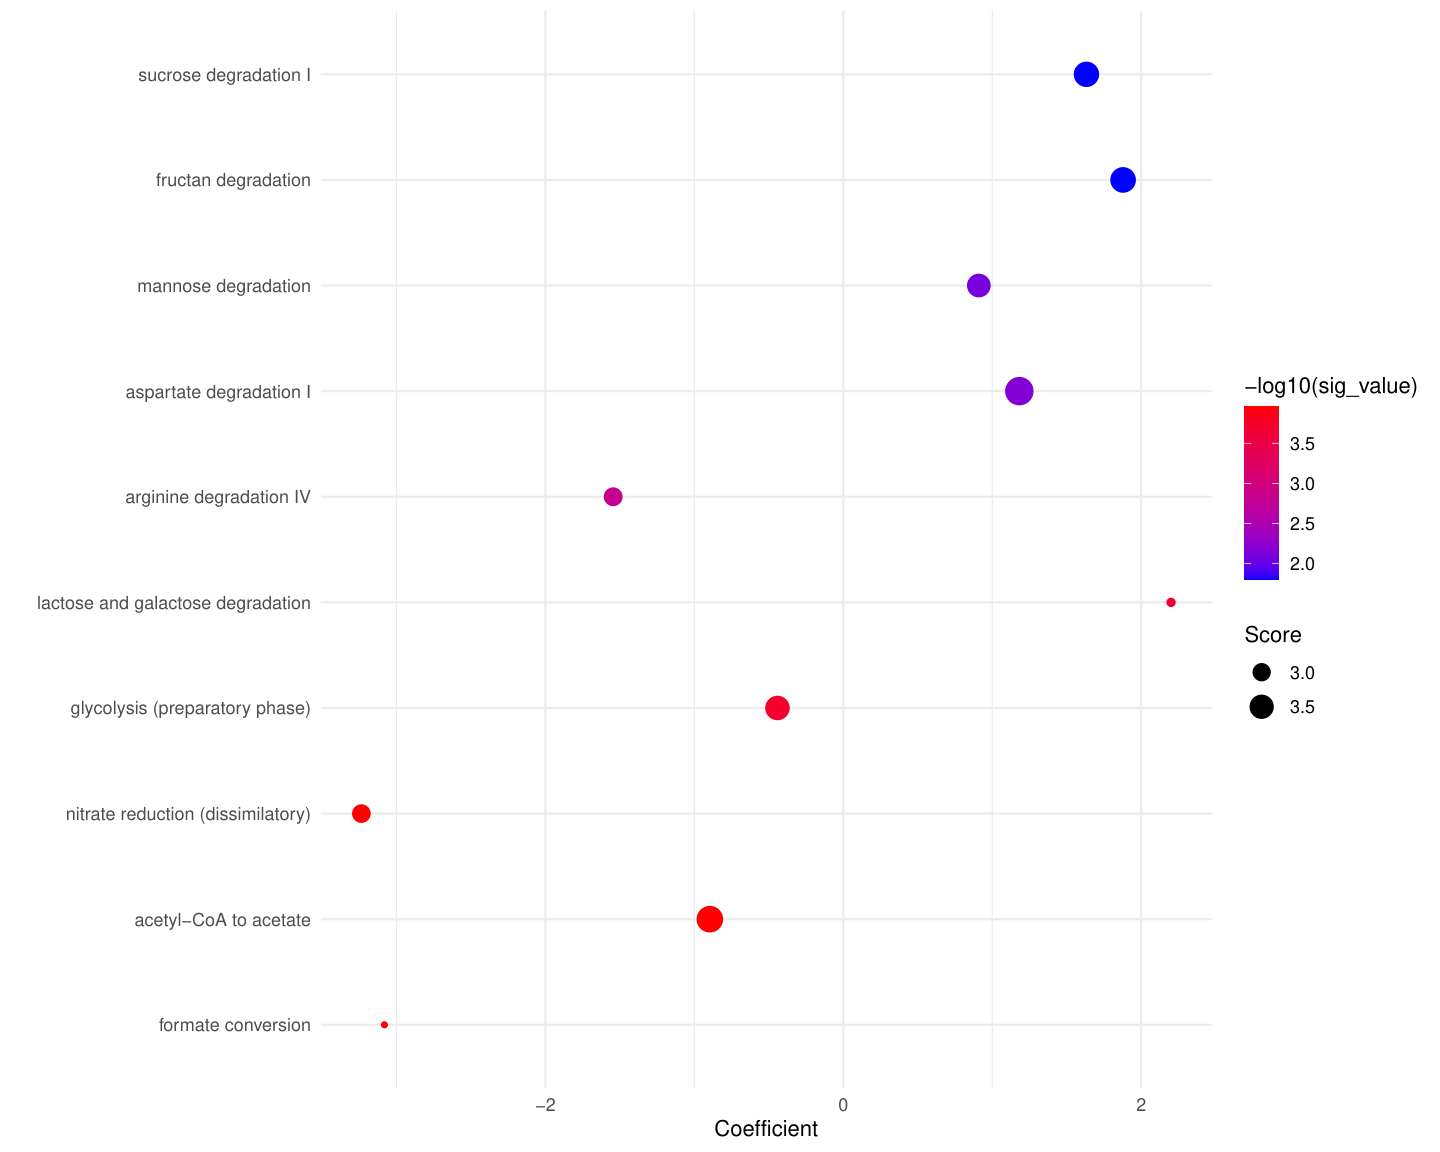

The script that drew this image:
library(Maaslin2)
library(jsonlite)
library(tidyverse)
library(pheatmap)
# library(ggrepel)
library(ggrepel)   # 用于防止标签重叠
library(lefser)
library(ggpubr)

library(ggalluvial)
library(patchwork)

library(circlize)
library(RColorBrewer)
library(ComplexHeatmap)
log <- function(...){
  cat(paste0(...),file = paste0(output_path,"/run.info"),append = T)
}

args <- commandArgs(trailingOnly = TRUE)
print(args)

params_path <- args[1]
output_path <- args[2]
if(T){
  params_path <- "params.json"
  output_path <- "output"
}

data <- fromJSON(params_path)
term_annotation <- data$gmm_annotation$path

anno <- read_tsv(term_annotation) |>
  `colnames<-`(c("term","anno"))






control <- data$control |>
  mutate(select_group= data$groups_name$control)
treatment <- data$treatment |>
  mutate(select_group= data$groups_name$treatment)

list_path <- rbind(control, treatment)

metadata <- list_path[c("sample_name","select_group")]

read_abundabce <- function(path){
  df <-  read_tsv(path,comment = "#",col_names =F)
  colnames(df) <- c("clade_name","NCBI_
                    tax_id","abundance","additional_species")
  df <- select(df,c("clade_name",all_of("abundance")))
  df
}





df_list <- apply(list_path,1, function(x){
  profile_path <- x[["GMM"]]
  sample_name <- x[["sample_name"]]
  df <- read_tsv(profile_path)|>
    select(-Coverage) |>
    `colnames<-`(c("term","abundance")) |>
    mutate(sample_name = sample_name)
  
  df
})
# read_tsv("/ssd1/wy/workspace2/nextflow_workspace/289364b1-295c-4710-833e-d68ec7c8918e/e2e9e213-8fe9-4d21-a75f-42671c865807/111b9ba1-64ad-4e47-a717-1af5b6af0e2a/output/humann/ACC1/GMM/ACC1_Abundance-RPKs.modules")

df_long <- bind_rows(df_list)

merged_df <- df_long %>%
  pivot_wider(names_from = sample_name, values_from = abundance) |>
  mutate(across(where(is.numeric), ~replace_na(., 0))) |>
  column_to_rownames("term") 

maaslin_metadata <-  column_to_rownames(metadata, "sample_name")
if("phenotype" %in% names(data) && !is.null(data$phenotype) ){
  message("存在表型信息!",paste0(data$phenotype,collapse = ", "))
  log("add phenotype: ",paste0(data$phenotype,collapse = ", "))
  pheno <- list_path[c("sample_name","select_group",data$phenotype)] 
  pheno$select_group <- factor(pheno$select_group)
  identical(pheno$sample_name,rownames(merged_df))
  
  
  maaslin_metadata <- pheno %>%
    imap(~{
      col_type <- data$metadata_form %>% filter(name == .y) %>% pull(type)
      if(length(col_type)==0) return(.x)
      if(col_type=="continuous") as.numeric(.x)
      else if(col_type=="category") as.factor(.x)
      else .x
    }) %>%
    as.data.frame() |>
    column_to_rownames("sample_name")
  
  str(pheno)
}

fit_data = Maaslin2(input_data     = t(merged_df) |> as.data.frame(), 
                    input_metadata =maaslin_metadata , 
                    plot_scatter =data$plot_scatter,
                    min_prevalence = 0,
                    normalization  = "NONE",
                    output         = ".", 
                    fixed_effects  = c("select_group"),
                    random_effects = data$phenotype,
                    reference      = c(paste0("select_group,",data$groups_name$control)))  
all_results <-fit_data$results |>
  left_join(dplyr::rename(anno, feature=term),by="feature") |>
  inner_join(rownames_to_column(merged_df,"feature"),by="feature")


title <- paste0(c(data$groups_name$treatment,data$groups_name$control),collapse = " vs ")



se <- SummarizedExperiment(
  assays = list(count=as.matrix(merged_df)),
  colData =metadata
)

set.seed(1234)
setn_ra <- relativeAb(se)
b <- assay(setn_ra)
res1 <- lefser(setn_ra, # relative abundance only with terminal nodes
               kruskal.threshold=1,
               lda.threshold=0,
               classCol = "select_group")
# dim(res1)
# dim(all_results)
df_res <-  all_results |>
  left_join(dplyr::rename(as.data.frame(res1),"feature"=features),by="feature")

df_res |>
  relocate(anno, .after  = "feature") |>
  write_tsv(file = paste0(output_path,"/",str_replace_all(title," ","_"),".tsv"))




# 转换 qval 为 -log10
sig_thresh <-  data$sig_thresh
effect_cutoff <- data$effect_cutoff
label_size <- data$label_size

all_results <- all_results %>%
  mutate(sig_value = .data[[data$sig_type]]) |>
  mutate(direction = factor(ifelse(sig_value  < sig_thresh & abs(coef) > effect_cutoff ,
                                   ifelse(coef>0,"Up","Down"),"NS"),
                            levels = c("Up","Down","NS") 
  )) 
counts <- table(all_results$direction)
labels <- c(
  Down = paste0("Down (", counts["Down"], ")"),
  NS   = paste0("NS (", counts["NS"], ")"),
  Up   = paste0("Up (", counts["Up"], ")")
)

ggplot(all_results, aes(x= coef, 
                        y = -log10(sig_value), 
                        colour=direction)) +
  geom_point(alpha=0.9, size=3.5)+
  scale_color_manual(values=c("Down" = "#3B4992FF", "NS"="#d2dae2","Up"="#EE0000FF"),  labels = labels)+
  geom_vline(xintercept=c(-effect_cutoff,effect_cutoff),lty=4,col="black",lwd=0.8) +
  geom_hline(yintercept = -log10(sig_thresh),lty=4,col="black",lwd=0.8)+
  ggtitle(paste0("volcano plot of ",title)) +
  labs(x="Effect Size (Coefficient)", y="-log10(q-value)")+
  theme_bw()+
  theme(plot.title = element_text(hjust = 0.5), 
        axis.text = element_text(color = 'black',size = 10, family = 'sans', face = 'plain'),
        axis.title = element_text(color = 'black',size = 15, family = 'sans', face = 'plain'),
        legend.position="right", 
        legend.title = element_blank()
  ) + 
  geom_text_repel(data=all_results %>% filter(direction!="NS") |> head(label_size),aes(label = anno), 
                  colour = "black", size = 4)


ggsave(filename = paste0(output_path,"/",str_replace_all(title," ","_"),".pdf"))






sig_all_results <- all_results |>
  filter(direction!="NS")



# 安装依赖
# install.packages(c("circlize", "RColorBrewer"))
# library(circlize)
# library(RColorBrewer)
# library(ComplexHeatmap)
# 
# # 模拟示例数据
# data <- data.frame(
#   pathway = c("Propionate synthesis III", "DOPAC synthesis", "Acetate degradation",
#               "Acetate synthesis II", "Butyrate synthesis II", "CH3 ATP trans",
#               "Acetate synthesis III", "Propionate synthesis II"),
#   gene = c("MGB055", "MGB024", "MGB531", "MGB041", "MGB035", "MGB079", "MGB045", "MGB054"),
#   coef = c(2.0, -1.5, 1.2, 0.8, -2.0, 1.0, 0.5, -1.0),
#   pvalue = c(0.001, 0.05, 0.01, 0.02, 0.0005, 0.04, 0.00005, 0.03)
# )
# data <- sig_all_results
circos_bar <- function(data){
  data$logp <- -log10(data$sig_value)
  
  # 调色板
  # coef_colors <- colorRampPalette(c("#377EB8", "white", "#E41A1C"))(100)  # 蓝-白-红
  # pval_colors <- colorRampPalette(c("red","white", "#4DAF4A"))(100)             # 白-绿渐变
  # coef_palette <- colorRampPalette(brewer.pal(11, "RdBu"))(3)  # 蓝-白-红
  # pval_palette <- colorRampPalette(brewer.pal(9, "YlGn"))(3)    # 黄-绿渐变
  coef_palette <- c("#5e81ac", "#d8dee9", "#bf616a")  # 蓝-灰-红
  
  # pvalue: 小 p 值浅灰，显著 p 值深绿色
  pval_palette <- c("#eceff4", "#a3be8c", "#4c566a")  # 浅灰-中绿-深灰
  
  p_col_fun <- colorRamp2(seq(min(data$logp), max(data$logp), length.out = length(pval_palette)), pval_palette)
  coef_col_fun <- colorRamp2(seq(min(data$coef), max(data$coef), length.out = length(coef_palette)), coef_palette)
  
  data$coef_color <- coef_col_fun(data$coef) #coef_colors[scale_to_range(data$coef)]
  data$pval_color <- p_col_fun(data$logp)#pval_colors[scale_to_range(data$logp)]
  
  # barplot(rep(1, length(data$pval_color)), col = data$pval_color, border = NA, space = 0)
  
  sectors <- unique(data$anno)
  # 自动生成分类颜色
  n <- length(sectors)
  # sector_colors <- setNames(brewer.pal(n = max(3, n), name = "Set3")[1:n], sectors)
  sector_colors <- setNames(colorRampPalette(brewer.pal(12, "Set3"))(n), sectors)
  
  # 初始化绘图
  
  
  pdf(paste0(output_path,"/",str_replace_all(title," ","_"),"_circos_plot.pdf"), width = 12, height = 10) 
  circos.clear()
  # sectors <- data$pathway
  circos.initialize(factors = sectors, xlim = c(0, 1))
  
  circos.trackPlotRegion(
    factors = sectors, ylim = c(0, 1),
    bg.border = NA,
    track.height = 0.1,
    panel.fun = function(x, y) {
      sector = get.cell.meta.data("sector.index")
      val = data[data$anno == sector, ]
      circos.text(
        x = 0.5, y = 0.5,               # 中心位置
        labels = sector,    # 你可以换成 "111" 或 val$gene 等
        cex = 0.6,                      # 字体大小
        col = "#000",                  # 字体颜色
        facing = "inside",              # 文字方向
        niceFacing = TRUE
      )
    }
  )
  
  
  circos.trackPlotRegion(
    factors = sectors, ylim = c(0, 1),
    bg.border = NA,
    track.height = 0.1,
    panel.fun = function(x, y) {
      sector = get.cell.meta.data("sector.index")
      val = data[data$anno == sector, ]
      
      # 绘制矩形
      circos.rect(0, 0, 1, 1,
                  col =sector_colors[sector],
                  border = NA)
      
      # 在矩形中间添加文字
      circos.text(
        x = 0.5, y = 0.5,               # 中心位置
        labels = val$feature,    # 你可以换成 "111" 或 val$gene 等
        cex = 0.5,                      # 字体大小
        col = "#000",                  # 字体颜色
        facing = "inside",              # 文字方向
        niceFacing = TRUE
      )
    }
  )
  
  circos.trackPlotRegion(
    factors = sectors, ylim = c(0, 1),
    bg.border = NA,
    track.height = 0.1,
    panel.fun = function(x, y) {
      sector = get.cell.meta.data("sector.index")
      val = data[data$anno == sector, ]
      circos.rect(0, 0, 1, 1,
                  col = val$pval_color,
                  border = NA)
    }
  )
  
  circos.trackPlotRegion(
    factors = sectors, ylim = c(0, max(abs(data$coef))),  # 设置 y 轴范围覆盖正负值
    bg.border = NA,
    track.height = 0.4,
    bg.col = "#F5F5F5", 
    panel.fun = function(x, y) {
      sector = get.cell.meta.data("sector.index")
      val = data[data$anno == sector, ]
      
      # bar 长度等于 coef 值，方向随正负
      circos.rect(
        xleft = 0.1, xright = 0.9,      # 控制 bar 的宽度
        ybottom = 0, ytop = abs(val$coef),   # 从 0 到 coef
        col = val$coef_color,
        border = NA
      )
    }
  )
  
  lgd1 <- Legend(title = "-log10(pvalue)", col_fun = p_col_fun )
  lgd2 <- Legend(title = "coef", col_fun = coef_col_fun)
  
  # draw(lgd1, x = unit(1, "cm"), y = unit(1, "cm"))
  # draw(lgd2, x = unit(3, "cm"), y = unit(1, "cm"))
  lgd <- packLegend(lgd1, lgd2)
  
  # draw(lgd, x = unit(1, "npc") , 
  #      y = unit(1, "npc") - unit(3, "cm"), just = c("right", "top"))
  
  # 使用 npc 坐标，相对位置
  draw(lgd,
       x = unit(1, "npc"),    # 右侧
       y = unit(0.5, "npc"),  # 垂直居中
       just = c("right", "center"))
  dev.off()
}

circos_bar(sig_all_results)


feature_list <- all_results |> arrange(pval) |>pull(feature)
df_long |>
  filter(term == feature_list[1]) |>
  inner_join(metadata,by="sample_name") |>
  mutate(select_group =factor(select_group, 
                              levels = c(data$groups_name$treatment,data$groups_name$control)) ) |>
  ggplot(aes(x=select_group, y=abundance )) +
  geom_boxplot(fill = "skyblue", color = "black") +
  geom_point()+
  theme_bw()+
  ggtitle(paste0(all_results[all_results$feature==feature_list[1],c("Pathway_Name")],
                 "\n",title," coef: ",
                 all_results[all_results$feature==feature_list[1],c("coef")]))
ggsave(filename = paste0(output_path,"/",str_replace_all(title," ","_"),".boxplot.pdf"))

ann_colors <- list(
  group = setNames(
    c("steelblue", "tomato"),  # 颜色向量
    c( data$groups_name$control, data$groups_name$treatment)  # 用变量的值作为名字
  )
)

# dev.off()
pdf(file =paste0(output_path,"/",str_replace_all(title," ","_"),".heatmap.pdf") , width = data$heatmap_width,height =8)

log2(merged_df[head(feature_list, n=30),]+1) |>
  rownames_to_column("term") |>
  left_join(select(anno,term,anno),by="term") |>
  select(-term) |>
  column_to_rownames("anno")|>
  pheatmap(scale = "row", 
           annotation_colors = ann_colors,
           cluster_cols = data$heatmap_cluster_cols,
           show_colnames = data$heatmap_show_colnames,
           color =  colorRampPalette(c("darkred", "#FFFFFF","darkblue"))(255),
           annotation_col=column_to_rownames(metadata,"sample_name") |> dplyr::rename(group=select_group)
  )
dev.off()




sig_feature <- df_res |>
  arrange(qval) |>
  head(n=data$boxplot_num) |>
  mutate(sig_value = .data[[data$sig_type]]) |>
  mutate(p.signif = case_when(
    sig_value < 0.001 ~ "***",
    sig_value < 0.01  ~ "**",
    sig_value < 0.05  ~ "*",
    TRUE ~ "ns"
  ))
box_data <-  df_long |>
  mutate(abundance=log2(abundance+data$boxplot_pseudo_count))|>
  filter(term %in% pull(sig_feature,"feature")) |>
  left_join(anno,by="term") 

# log2(t(merged_df)[head(feature_list, n=30),]+1) 
p <- box_data |>
  inner_join(metadata,by="sample_name") |>
  ggplot( aes(x=anno, y=abundance, fill=select_group)) +
  geom_boxplot(position=position_dodge(0.8), width=0.6, outlier.shape=NA) + # 去掉离群点，箱子更美观
  geom_jitter(aes(color=select_group), 
              position=position_jitterdodge(jitter.width=0.2, dodge.width=0.8), 
              alpha=0.5, size=1.5) +  # 添加散点，更直观
  labs(title=paste0("Boxplot of ",title), 
       x="", 
       y="log2(abundance)") +
  scale_fill_brewer(palette="Set2") +   # 柔和调色板
  scale_color_brewer(palette="Set2") +  # 散点与箱子颜色一致
  theme_bw(base_size=12) +
  theme(
    axis.text.x = element_text(angle=80, vjust=1, hjust=1, size=10, face="italic"), 
    axis.title.x = element_text(size=12, face="bold"),  
    axis.title.y = element_text(size=12, face="bold"),  
    plot.title = element_text(hjust=0.5, size=14, face="bold"),  
    panel.grid.major.x = element_blank(),   # 去掉竖网格线
    panel.grid.minor = element_blank(),  
    legend.title = element_blank(),        # 去掉图例标题
    legend.position = "top"                # 图例放上方
  )
p
if (data$boxplot_sig_label =="Maaslin2"){
  p=p+geom_text(
    data = sig_feature,
    aes(x = anno, y = max(box_data$abundance), 
        label = p.signif),
    inherit.aes = FALSE
  ) 
}else{
  p=p+stat_compare_means(
    aes(group=select_group),
    method="wilcox.test",   # 或 "t.test"
    label="p.signif",       # 显示星号，也可用 "p.format" 显示具体 p 值
    hide.ns=TRUE           # 不显示 ns
  )
}
p


ggsave(filename = paste0(output_path,"/",str_replace_all(title," ","_"),"multigroup.boxplot.pdf"),plot = p,width = 15,height = 8)


# data(mtcars)
# library(ggplot2)
# ggplot(mtcars, aes(x = wt, y = mpg, size = hp)) +
#   geom_point()

box_data



# 
# 
# df <- data.frame(
#   Level1 = c("Metabolism", "Metabolism", "Human Diseases"),
#   Level2 = c("Carbohydrate metabolism", "Lipid metabolism", "Cancer"),
#   Pathway = c("Glycolysis / Gluconeogenesis", "Fatty acid metabolism", "Central carbon metabolism in cancer"),
#   Count = c(12, 8, 5),          # 富集到的基因数
#   FDR = c(1e-4, 2e-3, 5e-2),    # 校正 p 值
#   Coef = c(-1.2, 0.3, 0.8)      # 统计量（例如回归系数）
# )
# library(ggplot2)
# library(ggalluvial)
# 
# dat <- to_lodes_form(df,
#                      axes = c("Level1", "Level2", "Pathway"),
#                      key = "stage", value = "node", id = "id")
# 
# p1 <- ggplot(dat,
#              aes(x = stage, stratum = node, alluvium = id,
#                  y = Count, fill = Level1)) +
#   geom_flow(stat = "alluvium", alpha = 0.4) +
#   geom_stratum(width = 0.25, color = "grey30") +
#   geom_text(stat = "stratum", aes(label = node), size = 3) +
#   scale_x_discrete(expand = c(.1, .1)) +
#   guides(fill = "none") +
#   theme_void(base_size = 12) +
#   theme(axis.text.y = element_blank(),
#         axis.text.x = element_blank())
# p2 <- ggplot(dat, aes(x = Coef, y = Pathway)) +
#   geom_point(aes(size = Count, color = -log10(FDR))) +
#   scale_color_gradient(low = "green", high = "magenta") +
#   theme_bw(base_size = 12) +
#   labs(x = "Coef", y = NULL, color = "-log10(FDR)", size = "Gene count")
# library(patchwork)
# 
# p1 + p2 + plot_layout(widths = c(2,1))
# 
# 
# 
# 
# library(ggplot2)
# library(ggalluvial)
# library(dplyr)
# 
# # Example data
# df <- data.frame(
#   Stage1 = c("A","A","B","B"),
#   Stage2 = c("X","Y","X","Y"),
#   Count  = c(10, 5, 15, 20)
# )
# 
# # Plot
# ggplot(df,
#        aes(axis1 = Stage1, axis2 = Stage2, y = Count)) +
#   geom_alluvium(aes(fill = Stage1), width = 1/12) +
#   geom_stratum(aes(fill = Stage1), width = 1/8, color = "black") +
#   geom_text(stat = "stratum", aes(label = after_stat(stratum))) +
#   scale_y_continuous(expand = c(0,0)) +
#   theme_minimal()
# # Compute node sizes
# nodes <- df %>%
#   pivot_longer(cols = c(Stage1, Stage2), values_to = "Node") %>%
#   group_by(Node) %>%
#   summarise(Size = sum(Count))
# 
# # Add bubbles
# ggplot(df,
#        aes(axis1 = Stage1, axis2 = Stage2, y = Count)) +
#   geom_alluvium(aes(fill = Stage1), width = 1/12) +
#   geom_point(data = nodes, aes(x = Node, y = Size, size = Size), inherit.aes = FALSE) +
#   geom_text(data = nodes, aes(x = Node, y = Size, label = Node), inherit.aes = FALSE) +
#   theme_minimal()
# 



# 
# # 
# 
# sig_feature <- df_res |>
#   arrange(qval) |>
#   head(n=20) |>
#   mutate(sig_value = .data[[data$sig_type]]) 
# box_data <-  df_long |>
#   mutate(abundance=log2(abundance+data$boxplot_pseudo_count))|>
#   filter(term %in% pull(sig_feature,"feature")) |>
#   left_join(anno,by="term") 
# pathway_levels <- unique(c(sig_feature$LevelA,sig_feature$Pathway_Name))
# 
# box_data <- box_data|>
#   mutate(LevelA = factor(LevelA)) %>%
#   mutate(Pathway_Name = factor(Pathway_Name))
# dfSankey = to_lodes_form(box_data %>% select(c("LevelA","Pathway_Name")),
#                          key = "x",
#                          axes = c(1,2)) %>%
#   mutate(flowColor = rep(box_data$Pathway_Name,2))
# # 绘制桑基图
# sankeyPlot=ggplot(data = dfSankey,
#                   aes(x = x,
#                       stratum = factor(stratum,levels = rev(pathway_levels)),
#                       alluvium = alluvium,
#                       y = 1,
#                       label = stratum,
#                       fill = stratum
#                   )) +
#   scale_y_discrete(expand = c(0, 0)) +
#   geom_flow(aes(fill = flowColor),alpha = 0.3, width = 0, knot.pos = 0.1) +
#   geom_stratum(width = 0.05, color = "white") +
#   geom_text(stat = "stratum", aes(label = after_stat(stratum)), size = 3,
#             hjust = 1, nudge_x = -0.03) +
#   guides(fill = FALSE, color = FALSE) +
#   theme_minimal() +
#   labs(title = "", x = "", y = "") +
#   theme(
#     axis.text.x = element_blank(),
#     axis.ticks.x = element_blank(),
#     plot.margin = unit(c(0, 0, 0, 0), units = "cm")
#   )+
#   scale_x_discrete(expand = c(1, 0, 0, 0))
# # ggstyle::scale_fill_sci(palette="d3.category20")
# sankeyPlot
# 
# # 准备气泡图数据
# bubbleDf = sig_feature %>%
#   mutate(term_num = row_number()) |>
#   mutate(term_num =   term_num-0.5) 
# 
# dot_plot <- ggplot(bubbleDf, aes(x = coef, y = factor(Pathway_Name,levels = pathway_levels), color = -log10(sig_value))) +
#   geom_point(aes(size = abs(scores))) +
#   scale_color_gradient(low = "blue", high = "red") +
#   labs(x = "Coefficient", y = "", color = "-log10(sig_value)", size = "Score") +
#   theme_minimal()+
#   theme(
#     axis.text.y  = element_blank(),   # 去掉 y 轴文字
#     axis.ticks.y = element_blank(),   # 去掉 y 轴刻度
#     axis.title.y = element_blank(),   # 去掉 y 轴标题
#     axis.line.y  = element_blank(),   # 去掉 y 轴线
#     plot.margin  = margin(0, 0, 0, 0) # 去掉图的外边距
#   )
# dot_plot
# p= sankeyPlot + dot_plot +
#   plot_layout(widths = c(2, 1))
# p
# ggsave(filename = paste0(output_path,"/",str_replace_all(title," ","_"),"sankey_dot.pdf"),plot = p, width = data$sankey_dot_width,height =8)
term_levels <- unique(c(sig_feature$anno))
p <- ggplot(sig_feature, aes(x = coef, y = factor(anno,levels = term_levels), color = -log10(sig_value))) +
  geom_point(aes(size = abs(scores))) +
  scale_color_gradient(low = "blue", high = "red") +
  labs(x = "Coefficient", y = "", color = "-log10(sig_value)", size = "Score") +
  theme_minimal()

p
ggsave(filename = paste0(output_path,"/",str_replace_all(title," ","_"),"dot.pdf"),plot = p,width = data$dot_width,height =8)


# dot_plot <- ggplot(bubbleDf, aes(x = coef, y = term_num,color=-log10(sig_value))) +
#   geom_point(aes(size = abs(scores))) +
#   scale_y_continuous(expand = c(0, 0),limits =c(0,nrow(bubbleDf)))+
#   scale_color_gradient(low = "red", high = "#1000ee") +
#   scale_radius(
#     range=c(2,5),
#     name="Size")+
#   guides(
#     color = guide_colorbar(order = 1),        # 决定图例的位置顺序
#     size = guide_legend(order = 2)
#   )+
#   theme_bw() +
#   labs(size = "Count", color = "PValue", y = "", x = "Ratio") +
#   theme(
#     axis.text.y = element_blank(),
#     axis.ticks.y = element_blank(),
#     axis.title.y = element_blank(),
#     plot.margin = unit(c(0, 0, 0, 0), "inches"),
#     panel.grid = element_blank()
#   )

# 
# # 代码来源：https://www.r2omics.cn/
# library(tidyverse)
# library(ggalluvial)
# library(patchwork)
# library(ggstyle) # 开发版安装方式devtools::install_github("sz-zyp/ggstyle")
# 
# # 读取数据
# df = read.delim("http://r2omics.cn/res/demodata/sankeyBubble.txt")
# 
# #　整理数据
# dfLong = df %>%
#   separate_rows(IDs,sep = ",") %>%
#   mutate(Term = factor(Term)) %>%
#   mutate(IDs = factor(IDs))
# 
# # 准备桑基图数据
# dfSankey = to_lodes_form(dfLong %>% select(c("IDs","Term")),
#                          key = "x",
#                          axes = c(1,2)) %>%
#   mutate(flowColor = rep(dfLong$Term,2))
# 
# # 绘制桑基图
# sankeyPlot=ggplot(data = dfSankey,
#                   aes(x = x,
#                       stratum = factor(stratum,levels = unique(stratum)),
#                       alluvium = alluvium,
#                       y = 1,
#                       label = stratum,
#                       fill = stratum
#                   )) +
#   scale_y_discrete(expand = c(0, 0)) +
#   geom_flow(aes(fill = flowColor),alpha = 0.3, width = 0, knot.pos = 0.1) +
#   geom_stratum(width = 0.05, color = "white") +
#   geom_text(stat = "stratum", aes(label = after_stat(stratum)), size = 3,
#             hjust = 1, nudge_x = -0.03) +
#   guides(fill = FALSE, color = FALSE) +
#   theme_minimal() +
#   labs(title = "", x = "", y = "") +
#   theme(
#     axis.text.x = element_blank(),
#     axis.ticks.x = element_blank(),
#     plot.margin = unit(c(0, 0, 0, 0), units = "cm")
#   )+
#   scale_x_discrete(expand = c(0.2, 0, 0, 0))
#   # ggstyle::scale_fill_sci(palette="d3.category20")
# sankeyPlot
# 
# # 准备气泡图数据
# bubbleDf = df %>%
#   mutate(Term = factor(Term,levels = rev(df$Term))) %>%
#   arrange(Term) %>%
#   mutate(Term_num = cumsum(Count) - Count / 2)
# 
# # 绘制气泡图
# dot_plot <- ggplot(bubbleDf, aes(x = Ratio, y = Term_num,color=PValue)) +
#   geom_point(aes(size = Count)) +
#   scale_y_continuous(expand = c(0, 0),limits =c(0,sum(bubbleDf$Count,na.rm = T)))+
#   scale_color_gradient(low = "red", high = "#1000ee") +
#   scale_radius(
#     range=c(2,5),
#     name="Size")+
#   guides(
#     color = guide_colorbar(order = 1),        # 决定图例的位置顺序
#     size = guide_legend(order = 2)
#   )+
#   theme_bw() +
#   labs(size = "Count", color = "PValue", y = "", x = "Ratio") +
#   theme(
#     axis.text.y = element_blank(),
#     axis.ticks.y = element_blank(),
#     axis.title.y = element_blank(),
#     plot.margin = unit(c(0, 0, 0, 0), "inches"),
#     panel.grid = element_blank()
#   )
# 
# # 合并桑基图和气泡图
# sankeyPlot + dot_plot +
#   plot_layout(widths = c(2, 1))
